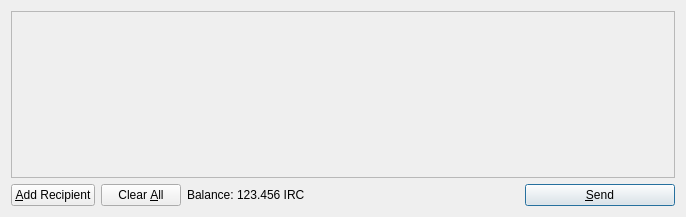
<?xml version="1.0" encoding="UTF-8"?>
<ui version="4.0">
 <class>SendCoinsDialog</class>
 <widget class="QDialog" name="SendCoinsDialog">
  <property name="geometry">
   <rect>
    <x>0</x>
    <y>0</y>
    <width>686</width>
    <height>217</height>
   </rect>
  </property>
  <property name="windowTitle">
   <string>Send Coins</string>
  </property>
  <layout class="QVBoxLayout" name="verticalLayout">
   <item>
    <widget class="QScrollArea" name="scrollArea">
     <property name="widgetResizable">
      <bool>true</bool>
     </property>
     <widget class="QWidget" name="scrollAreaWidgetContents">
      <property name="geometry">
       <rect>
        <x>0</x>
        <y>0</y>
        <width>666</width>
        <height>165</height>
       </rect>
      </property>
      <layout class="QVBoxLayout" name="verticalLayout_2">
       <property name="margin">
        <number>0</number>
       </property>
       <item>
        <layout class="QVBoxLayout" name="entries">
         <property name="spacing">
          <number>6</number>
         </property>
        </layout>
       </item>
       <item>
        <spacer name="verticalSpacer">
         <property name="orientation">
          <enum>Qt::Vertical</enum>
         </property>
         <property name="sizeHint" stdset="0">
          <size>
           <width>20</width>
           <height>40</height>
          </size>
         </property>
        </spacer>
       </item>
      </layout>
     </widget>
    </widget>
   </item>
   <item>
    <layout class="QHBoxLayout" name="horizontalLayout">
     <item>
      <widget class="QPushButton" name="addButton">
       <property name="toolTip">
        <string>Send to multiple recipients at once</string>
       </property>
       <property name="text">
        <string>&amp;Add Recipient</string>
       </property>
       <property name="icon">
        <iconset resource="../bitcoin.qrc">
         <normaloff>:/icons/add</normaloff>:/icons/add</iconset>
       </property>
       <property name="autoDefault">
        <bool>false</bool>
       </property>
      </widget>
     </item>
     <item>
      <widget class="QPushButton" name="clearButton">
       <property name="sizePolicy">
        <sizepolicy hsizetype="Minimum" vsizetype="Fixed">
         <horstretch>0</horstretch>
         <verstretch>0</verstretch>
        </sizepolicy>
       </property>
       <property name="toolTip">
        <string>Remove all transaction fields</string>
       </property>
       <property name="text">
        <string>Clear &amp;All</string>
       </property>
       <property name="icon">
        <iconset resource="../bitcoin.qrc">
         <normaloff>:/icons/remove</normaloff>:/icons/remove</iconset>
       </property>
       <property name="autoRepeatDelay">
        <number>300</number>
       </property>
       <property name="autoDefault">
        <bool>false</bool>
       </property>
      </widget>
     </item>
     <item>
      <layout class="QHBoxLayout" name="horizontalLayout_2">
       <property name="spacing">
        <number>3</number>
       </property>
       <item>
        <widget class="QLabel" name="label">
         <property name="text">
          <string>Balance:</string>
         </property>
        </widget>
       </item>
       <item>
        <widget class="QLabel" name="labelBalance">
         <property name="cursor">
          <cursorShape>IBeamCursor</cursorShape>
         </property>
         <property name="text">
          <string>123.456 IRC</string>
         </property>
         <property name="textInteractionFlags">
          <set>Qt::LinksAccessibleByMouse|Qt::TextSelectableByKeyboard|Qt::TextSelectableByMouse</set>
         </property>
        </widget>
       </item>
      </layout>
     </item>
     <item>
      <spacer name="horizontalSpacer">
       <property name="orientation">
        <enum>Qt::Horizontal</enum>
       </property>
       <property name="sizeHint" stdset="0">
        <size>
         <width>40</width>
         <height>20</height>
        </size>
       </property>
      </spacer>
     </item>
     <item>
      <widget class="QPushButton" name="sendButton">
       <property name="minimumSize">
        <size>
         <width>150</width>
         <height>0</height>
        </size>
       </property>
       <property name="toolTip">
        <string>Confirm the send action</string>
       </property>
       <property name="text">
        <string>&amp;Send</string>
       </property>
       <property name="icon">
        <iconset resource="../bitcoin.qrc">
         <normaloff>:/icons/send</normaloff>:/icons/send</iconset>
       </property>
       <property name="default">
        <bool>true</bool>
       </property>
      </widget>
     </item>
    </layout>
   </item>
  </layout>
 </widget>
 <resources>
  <include location="../bitcoin.qrc"/>
 </resources>
 <connections/>
</ui>
